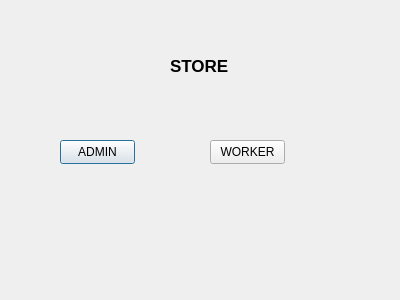
<?xml version="1.0" encoding="UTF-8"?>
<ui version="4.0">
 <class>mainpage</class>
 <widget class="QDialog" name="mainpage">
  <property name="geometry">
   <rect>
    <x>0</x>
    <y>0</y>
    <width>400</width>
    <height>300</height>
   </rect>
  </property>
  <property name="windowTitle">
   <string>Dialog</string>
  </property>
  <widget class="QLabel" name="label">
   <property name="geometry">
    <rect>
     <x>170</x>
     <y>50</y>
     <width>61</width>
     <height>31</height>
    </rect>
   </property>
   <property name="font">
    <font>
     <pointsize>13</pointsize>
     <bold>true</bold>
    </font>
   </property>
   <property name="text">
    <string>STORE</string>
   </property>
  </widget>
  <widget class="QPushButton" name="pushButton_admin">
   <property name="geometry">
    <rect>
     <x>60</x>
     <y>140</y>
     <width>75</width>
     <height>24</height>
    </rect>
   </property>
   <property name="text">
    <string>ADMIN</string>
   </property>
  </widget>
  <widget class="QPushButton" name="pushButton_worker">
   <property name="geometry">
    <rect>
     <x>210</x>
     <y>140</y>
     <width>75</width>
     <height>24</height>
    </rect>
   </property>
   <property name="text">
    <string>WORKER</string>
   </property>
  </widget>
 </widget>
 <resources/>
 <connections/>
</ui>
